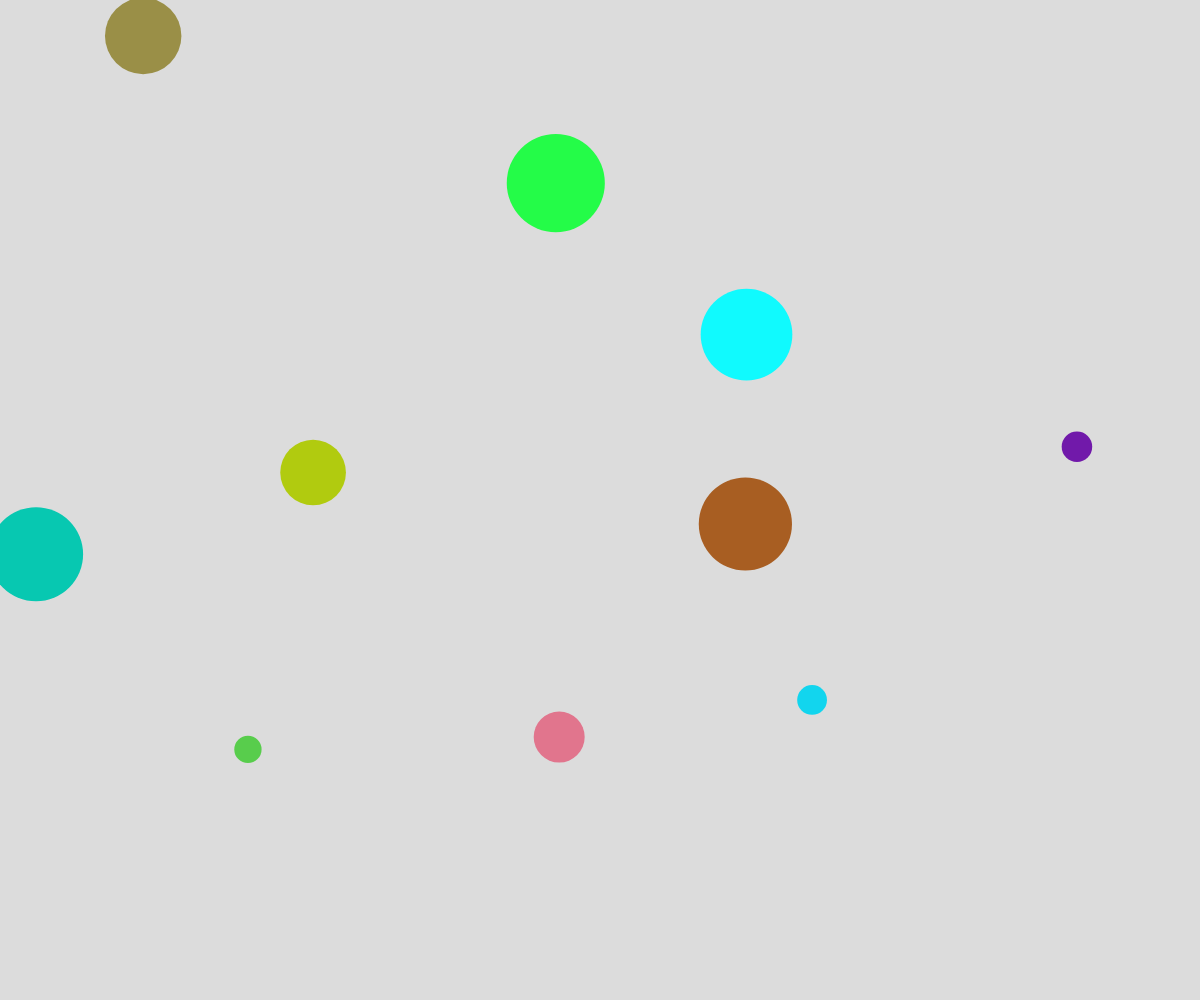
Frame 1 (no input)
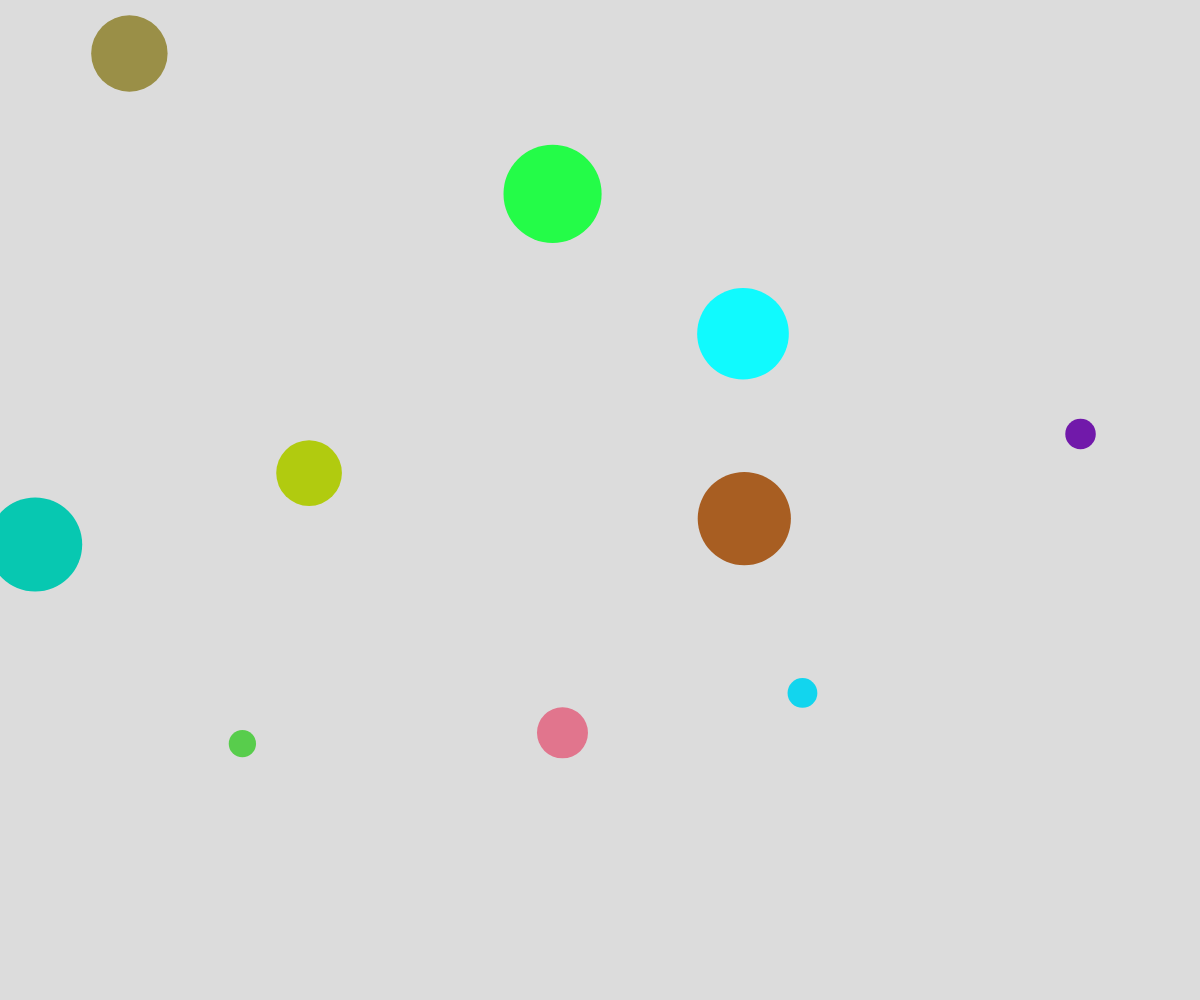
Frame 60 (no input)
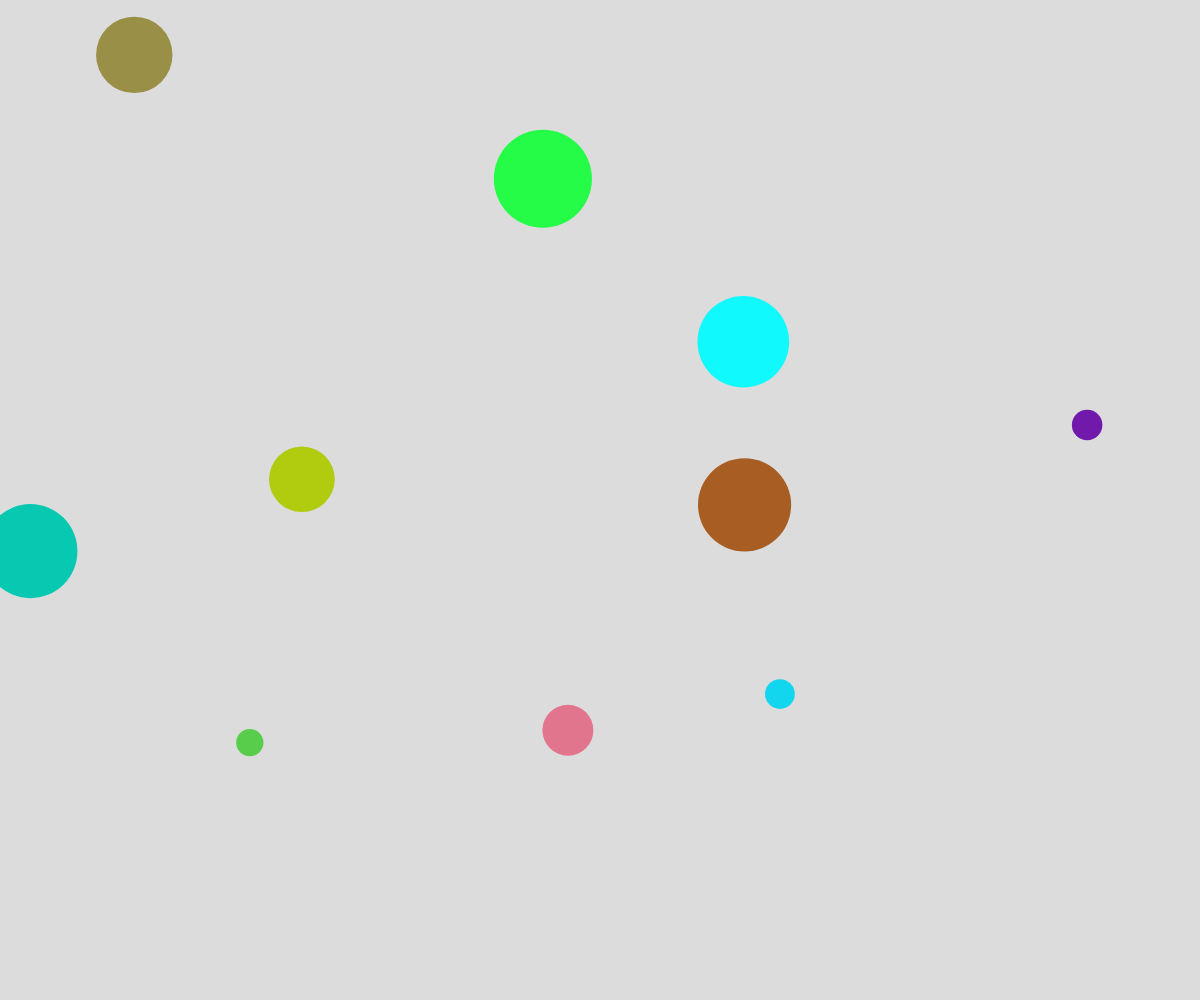
Frame 120 (the mouse pressed at the canvas centre since frame 60)

The p5.js sketch that drew these frames (run headless with seeded random() and noise() and a simulated clock; from frame 60 on, the mouse is pressed at the canvas centre):

// p5.js sketch
// ── sketch.js
// Inheritance Demo

//Parent class
class Shape {
  constructor(x,y, color) {
    this.x = x;
    this.y = y;
    this.color = color;
  }

  //common display for all shapes
  display() {
    noStroke();
    fill(this.color);
  }
  move() {
    this.x += random(-2, 2);
    this.y += random(-2, 2);
  }
}

//Child class
class Circle extends Shape {
  constructor(x,y, color, radius) {
    super(x,y,color);
    this.radius = radius;
  }

  //override display function
  display() {
    super.display(); // calling parent display method
    circle(this.x, this.y, this.radius*2,);
  }
}

//Child class
class Square extends Shape {
  constructor(x,y,color, size) {
    super(x,y,color);
    this.size = size;
  }

  //override display function
  display() {
    super.display();
    circle(this.x, this.y, this.size);
  }
}

let theShapes = [];

function setup() {
  createCanvas(windowWidth, windowHeight);

  //make 10 shapes
  for (let i = 0; i < 10; i++) {
    if (random(100) < 50) {
      let someCircle = new Circle(random(width), random(height), color(random(255), random(255), random(255)), random(20,50));
      theShapes.push(someCircle);
    }
    else {
      let someSquare = new Square(random(width), random(height), color(random(255), random(255), random(255)), random(20,50));
      theShapes.push(someSquare);
    }
  }
}

function draw() {
  background(220);

  for (let aShape of theShapes) {
    aShape.move();
    aShape.display();
  }
}
